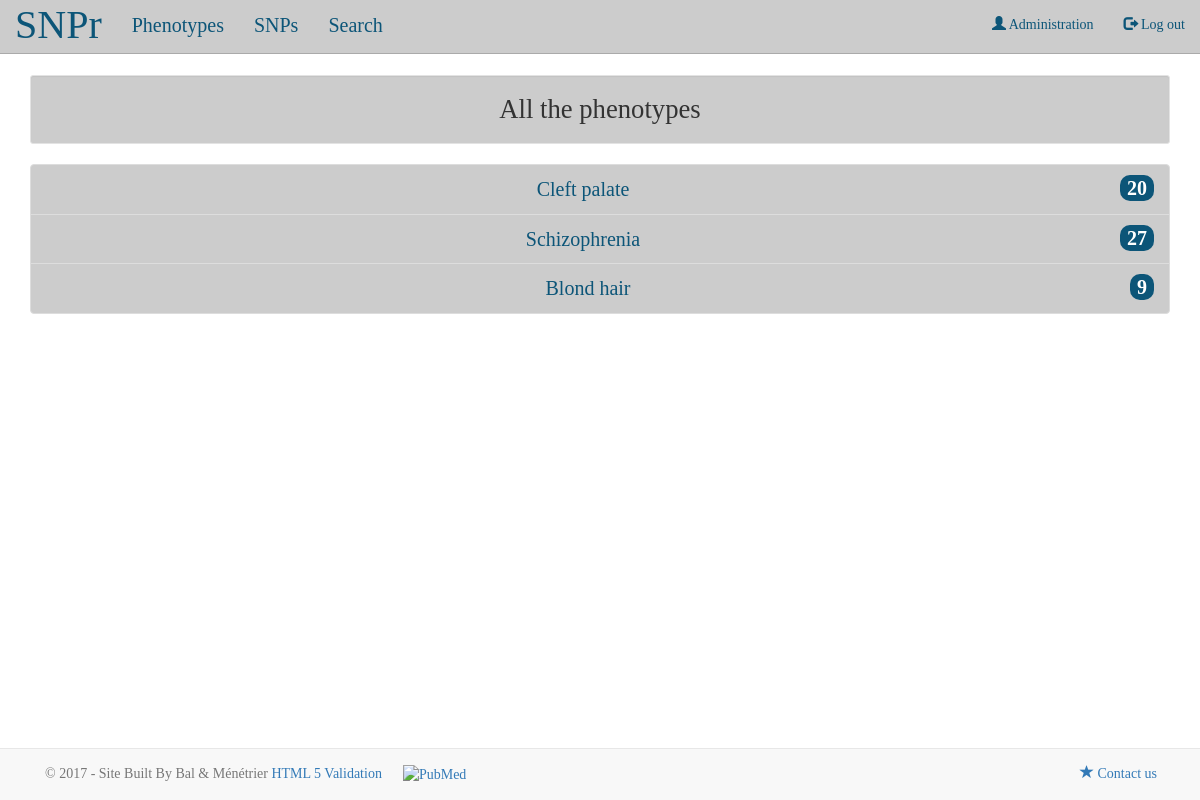
Page /phenotypes/ (signed in) on the earlier database version.
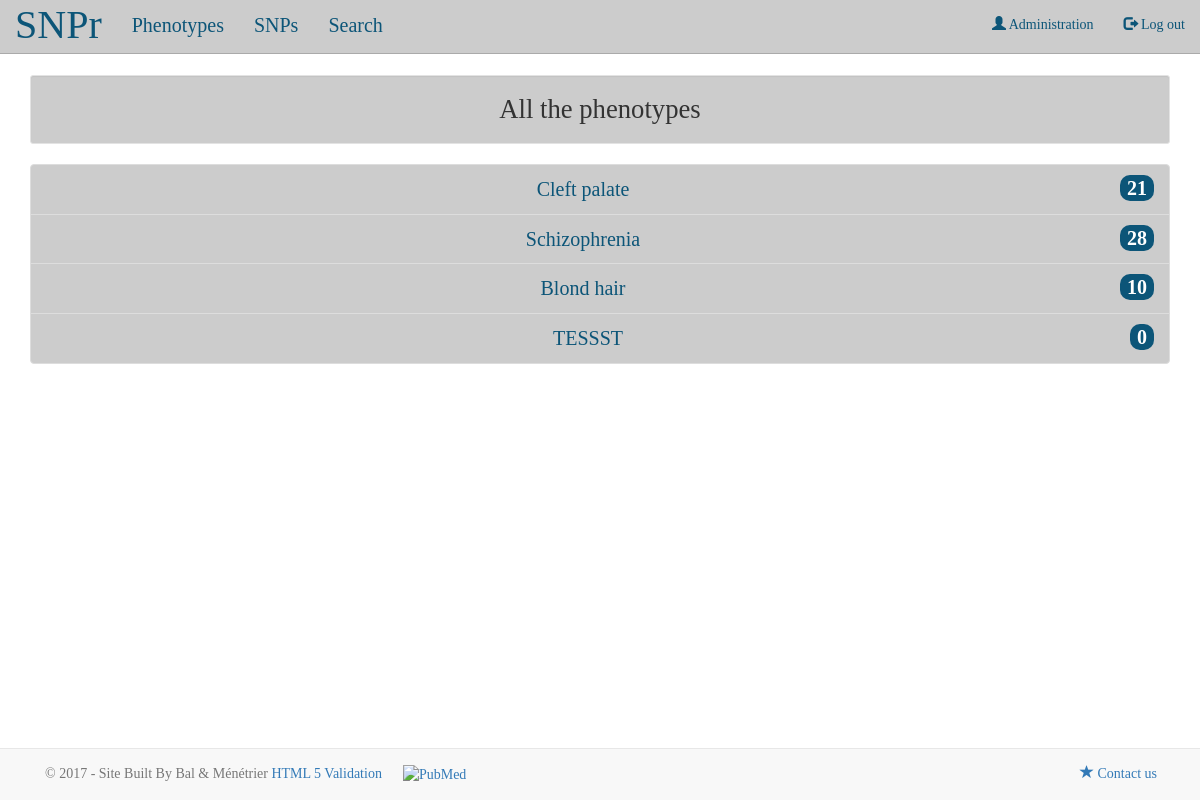
Same page on the later database version.
### snpref/models.py (models this page shows, shortened)
class Phenotype(models.Model):
    trait = models.CharField(max_length = 100)

### snpref/views.py (the view)
def phenotype_list(request):
    if not request.user.is_authenticated:
        return redirect_to_connexion()
    phenotypes = Phenotype.objects.all()
    for phenotype in phenotypes:
        phenotype.snp_number = len(SNPRefPhen.objects.filter(phenotype = phenotype))
    return render(request, 'snpref/phenotype_list.html',
    {'phenotypes': phenotypes})

### snpref/templates/snpref/phenotype_list.html
{% extends 'snpref/base.html' %}
{% block content %}
<div class="well well-sm">
  <h4>All the phenotypes</h4>
</div>
<div class = "list-group">
  {% for phenotype in phenotypes %}
  {% if phenotype.snp_number <= 0 %}
  <a class="list-group-item list-group-item-action disabled" href="#">
  {% else %}
  <a class="list-group-item list-group-item-action"
  href="{% url 'snpref:phenotype_detail' pk=phenotype.pk%}"
  data-toggle="tooltip" title="SNPs related to">
  {% endif%}
    {{phenotype.trait}}
    <span class="badge badge-default badge-pill">
      {{phenotype.snp_number}}
    </span>
  </a>
{% endfor %}
</div>
{% endblock content %}

Differences in the rows shown:
computed for Phenotype "Cleft palate": snp_number "20" → "21"
computed for Phenotype "Schizophrenia": snp_number "27" → "28"
computed for Phenotype "Blond hair": snp_number "9" → "10"
added Phenotype: trait "TESSST", snp_number "0"
